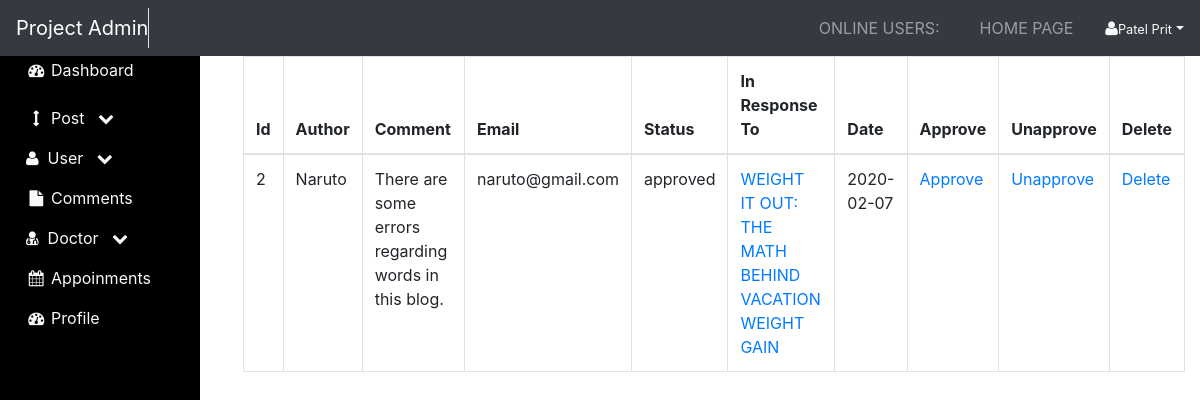
The page /admin/post_comments.php?id=1 (signed in) on the database its author committed.
### tables this page shows
CREATE TABLE `comments` (
  `comment_id` int(11) NOT NULL,
  `comment_post_id` int(11) NOT NULL,
  `comment_author` varchar(255) NOT NULL,
  `comment_email` varchar(255) NOT NULL,
  `comment_content` text NOT NULL,
  `comment_status` varchar(255) NOT NULL,
  `comment_date` date NOT NULL
);

CREATE TABLE `posts` (
  `post_id` int(11) NOT NULL,
  `post_category_id` int(11) NOT NULL,
  `post_title` varchar(255) NOT NULL,
  `post_author` varchar(255) NOT NULL,
  `post_date` date NOT NULL,
  `post_image` text NOT NULL,
  `post_content` text NOT NULL,
  `post_tags` varchar(255) NOT NULL,
  `post_comment_count` int(11) NOT NULL,
  `post_status` varchar(255) NOT NULL,
  `post_views_count` int(11) NOT NULL
);

### admin/post_comments.php (the view, shortened to what this page needs)
<?php include "includes/admin_header.php";?>
<div id="wrapper">
        <?php include "includes/admin_navigation.php";?>
        <div id="page-wrapper">
            <div class="container-fluid"  style="width:81vw; margin-top:-0px;">
                <div class="row">
                    <div class="col-lg-12">
                    <h1 class="page-header">
        </h1>
<table class="table table-bordered table-hover summary">
    <thead>
        <tr>
            <th>Id</th>
            <th>Author</th>
            <th>Comment</th>
            <th>Email</th>
            <th>Status</th>
            <th>In Response To</th>
            <th>Date</th>
            <th>Approve</th>
            <th>Unapprove</th>
            <th>Delete</th>
        </tr>
    </thead>
    <tbody>
        <?php
    if(isset($_GET['id'])){
        $comment_id = $_GET['id'];
            $query = "SELECT * FROM comments WHERE comment_post_id = $comment_id";
            $select_comments=mysqli_query($connection,$query);
            while($row = mysqli_fetch_assoc($select_comments)){
                $comment_id = $row['comment_id'];
                $comment_post_id = $row['comment_post_id'];
                $comment_author = $row['comment_author'];
                $comment_content = $row['comment_content'];
                $comment_email = $row['comment_email'];
                $comment_status = $row['comment_status'];
                $comment_date = $row['comment_date'];
            echo "<tr>";
            echo "<td>{$comment_id}</td>";
            echo "<td>{$comment_author}</td>";
            echo "<td>{$comment_content}</td>";
            echo "<td>{$comment_email}</td>";
            echo "<td>{$comment_status}</td>";
            $query = "SELECT * FROM posts WHERE post_id = $comment_post_id";
            $select_post_id_query = mysqli_query($connection,$query);
            while($row = mysqli_fetch_assoc($select_post_id_query)){
                $post_title = $row['post_title'];
                $post_id = $row['post_id'];
                echo "<td><a href='../blog.php?p_id=$post_id'>$post_title</a></td>";
            }
            echo "<td>{$comment_date}</td>";
            echo "<td><a href='comments.php?approve={$comment_id}'>Approve</a></td>";
            echo "<td><a href='comments.php?unapprove={$comment_id}'>Unapprove</a></td>";
            echo "<td><a href='post_comments.php?delete=$comment_id&id=". $_GET['id'] ."'>Delete</a></td>";
            echo "</tr>";
            }
        }?>
    </tbody>
</table>
</div>
                </div>
            </div>
        </div>
        <?php include "includes/admin_footer.php";?>

### admin/css/sb-admin.css (style rules this page uses)
#page-wrapper { float: right; }

### rows shown on the page
comments: comment_id "2", comment_author "Naruto", comment_content "There are some errors regarding words in this blog.", comment_email "naruto@gmail.com", comment_status "approved", comment_date "2020-02-07"
posts: post_title "WEIGHT IT OUT: THE MATH BEHIND VACATION WEIGHT GAIN"

### other values the page prints
$_SESSION['user_name'] "Patel Prit"
